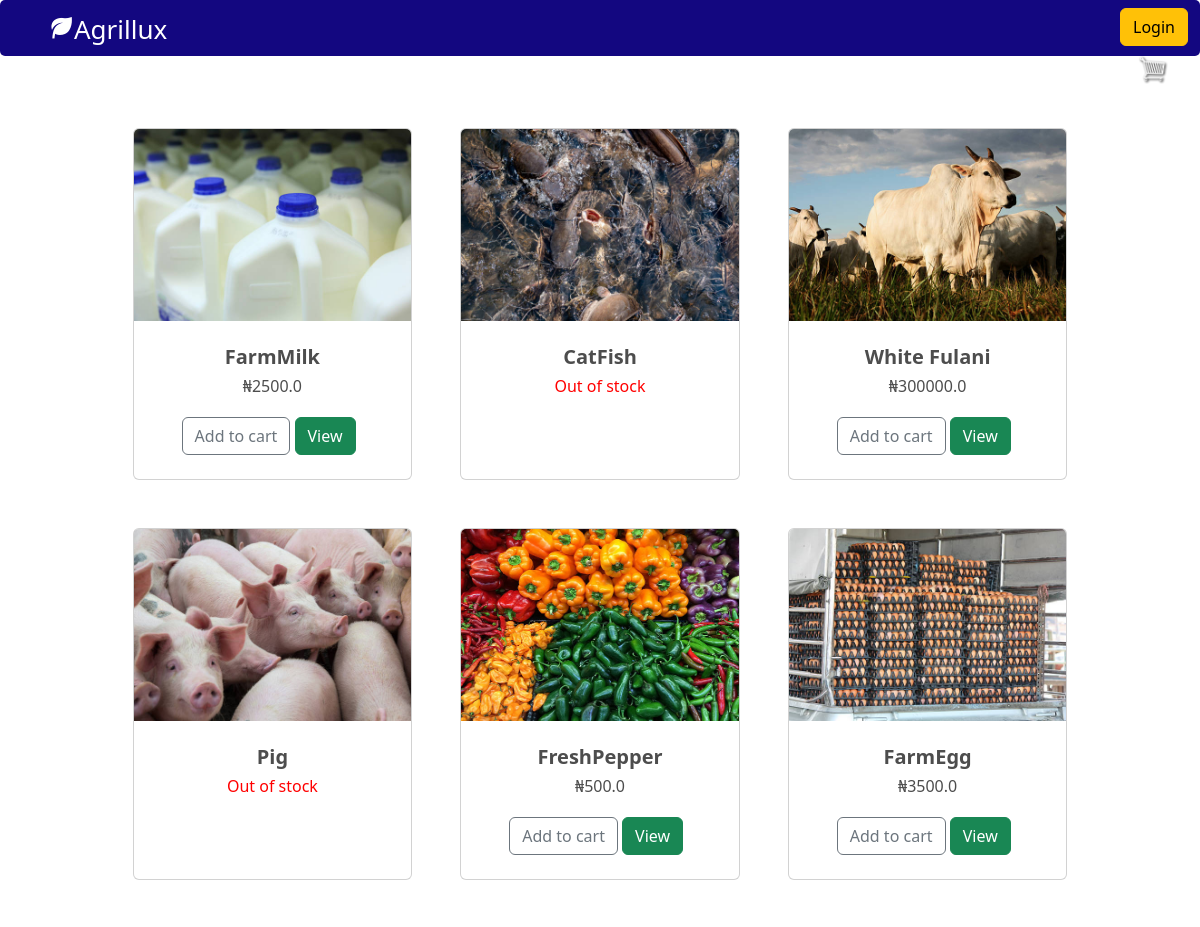
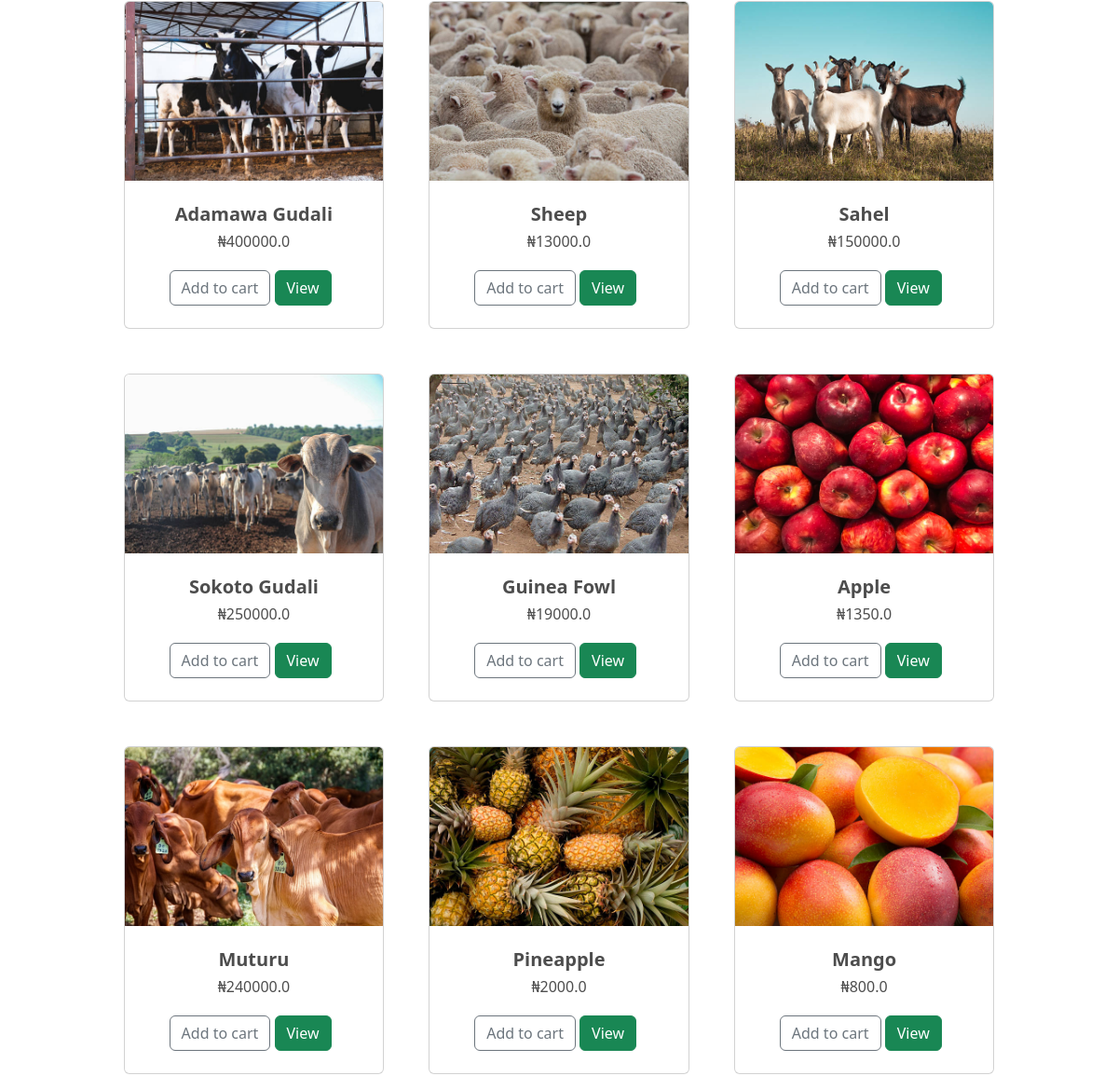
/ (upper part), run on an earlier commit of the app's database (2 pictures, top to bottom).
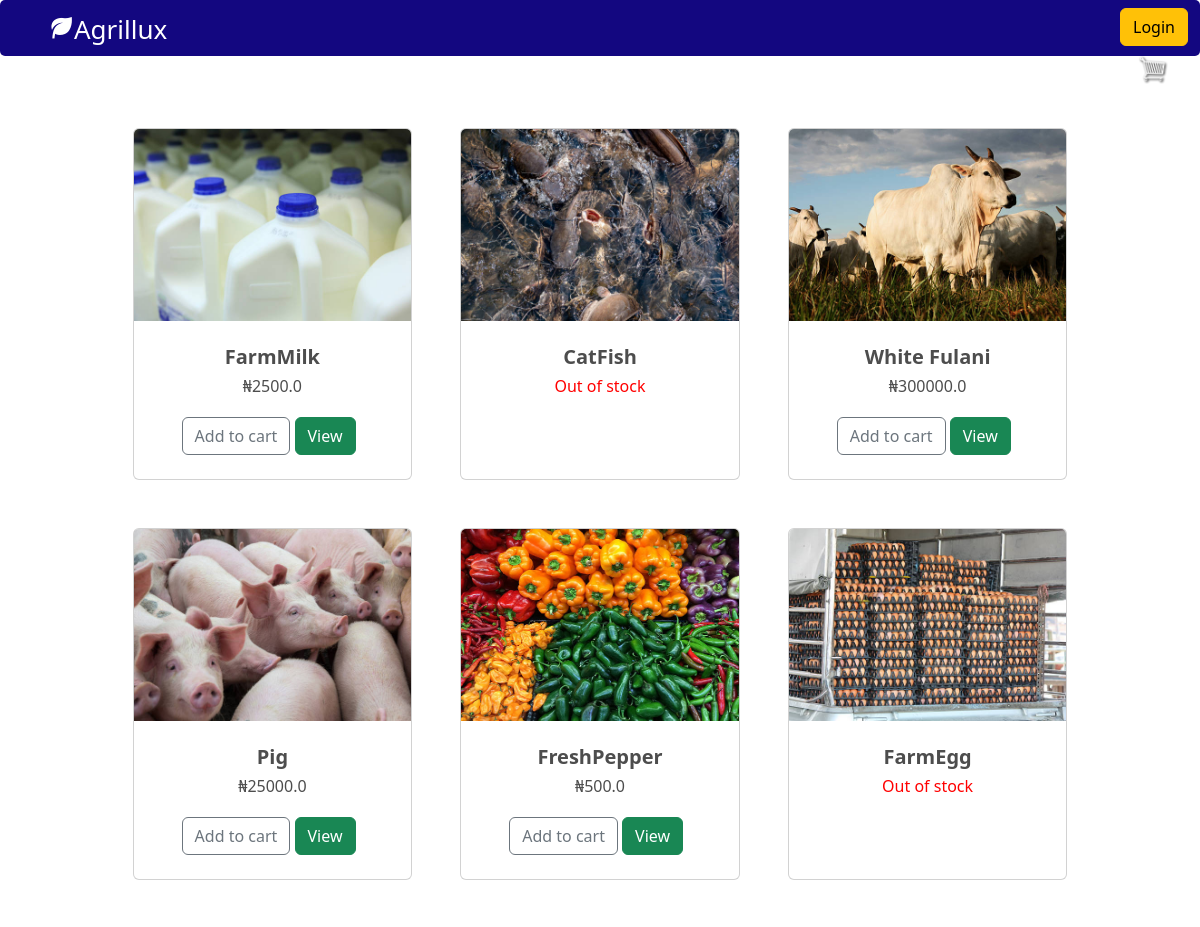
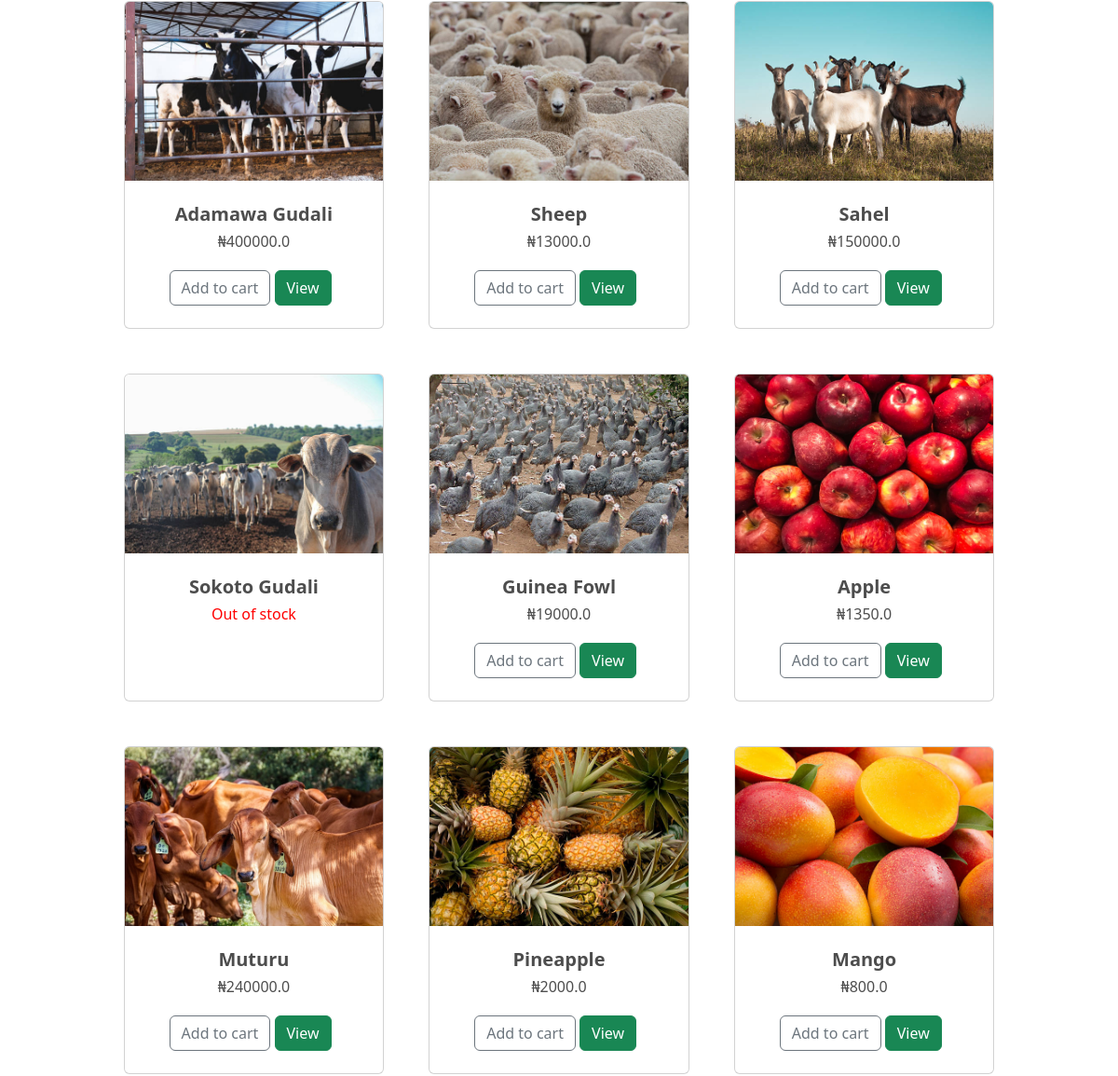
And on a later commit of the database (2 pictures, top to bottom).
### ecommerce/models.py (models this page shows, shortened)
class Product(models.Model):
    name        = models.CharField(max_length=200, null=True)
    price       = models.FloatField()
    image       = models.ImageField(upload_to = "media/")
    available   = models.CharField(max_length=200, null=False)
    discount    = models.BooleanField(default=False)
    @property
    def ImageURL(self):
        try:
            url = self.image.url
        except:
            url = ''
        return url
    @property
    def get_price(self):
        price = self.price
        return price

### ecommerce/views.py (the view)
# urls.py: path('', views.livestock, name='livestock-market'),
def livestock(request):
    data = CartData(request)
    cartItems = data['cartItems']
    product = Product.objects.all()
    context = {
        'cartItems':cartItems,
        'product':product,
    }
    return render(request, 'squad/livestock.html', context)

### ecommerce/utils.py (called while the page is built, shortened)
def CookieCart(request):
    try:
        cart = json.loads(request.COOKIES['cart'])
    except:
        cart = {}
    print('Cart:', cart)
    items = []
    order = {'get_cart_total':0, 'get_cart_item':0}
    cartItems = order['get_cart_item']
    return{'cartItems':cartItems, 'order':order, 'items':items}

def CartData(request):
    if request.user.is_authenticated:
        customer = request.user
        order, created = Order.objects.get_or_create(customer=customer, completed=False)
        items = order.orderitem_set.all()
        cartItems = order.get_cart_item
    else:
        CookieData = CookieCart(request)
        cartItems = CookieData['cartItems']
        order = CookieData['order']
        items = CookieData['items']
    return{'cartItems':cartItems, 'order':order, 'items':items}

### template/squad/livestock.html (shortened to what this page needs)
{% extends 'squad/main.html' %}
{% load  static %}
{% block content %}
<link href='https://unpkg.com/boxicons@2.1.4/css/boxicons.min.css' rel='stylesheet'>
<link href="https://cdn.jsdelivr.net/npm/bootstrap@5.2.2/dist/css/bootstrap.min.css" rel="stylesheet">
         <section style="margin-top:-3rem;"class="py-5">
            <div class="container px-4 px-lg-5 mt-5">
                <div class="row gx-4 gx-lg-5 row-cols-2 row-cols-md-3 row-cols-xl-4 justify-content-center">
                    {% for item in product %}
                    <div style="width:30%; height:22rem;"class="col mb-5">
                        <div class="card h-100">
                            <img style="height:12rem;"class="card-img-top" src="{{item.ImageURL}}" alt="..." />
                            <div class="card-body p-4">
                                <div class="text-center">
                                    <h5 class="fw-bolder">{{item.name}}</h5>
                                    {% if item.available <= '0' %}
                                    <h6 style = "color:red; font-weight:500;">Out of stock</h6>
                                    {% elif user.is_authenticated %}
                                    <h6>&#8358;{{item.get_discount_price}}</h6>
                                    {% else %}
                                    <h6>&#8358;{{item.get_price}}</h6>
                                    {% endif %}
                                </div>
                            </div>
                            {% if item.available <= '0'  %}
                            {% comment %} <div style="margin-top:-2rem; margin-left:1.5rem;"class="card-footer p-4 pt-0 border-top-0 bg-transparent">
                                <button data-product='{{item.id}}' data-action="add" class="btn btn-outline-secondary add-btn update-cart">Add to cart</button>
                                <a href="{% url 'view-item' item.id %}" class="btn btn-success">View</a>
                            </div> {% endcomment %}
                            {% else %}
                            <div style="margin-top:-2rem; margin-left:1.5rem;"class="card-footer p-4 pt-0 border-top-0 bg-transparent">
                                <button data-product='{{item.id}}' data-action="add" class="btn btn-outline-secondary add-btn update-cart">Add to cart</button>
                                <a href="{% url 'view-item' item.id %}" class="btn btn-success">View</a>
                            </div>
                            {% endif %}
                        </div>
                    </div>
                    {% empty %}
                    <h1>Store is empty </h1>
                    {% endfor %}
                    </div>
                </div>
        </section>
{% endblock content %}

### template/squad/main.html (shortened to what this page needs)
{% load static %}
<!DOCTYPE html>
<html lang="en">
<head>
    <link rel="stylesheet" href="{% static 'css/main.css' %}">
    <link href="https://cdn.jsdelivr.net/npm/bootstrap@5.2.2/dist/css/bootstrap.min.css" rel="stylesheet">
    <link href='https://unpkg.com/boxicons@2.1.4/css/boxicons.min.css' rel='stylesheet'>
</head>
<body>
    <div class="container-fluid fixed-top px-0 wow fadeIn" data-wow-delay="0.1s">
        <nav class="navbar navbar-expand-lg  py-lg-0 px-lg-5 wow fadeIn" data-wow-delay="0.1s">
                <h1><a style="color:#fff; text-decoration:none; font-size:26px" href="{% url 'livestock-market' %}"><i class='bx bxs-leaf'></i>Agrillux</strong></a></h1>
          {% if user.is_authenticated %}
          <div style=" position:fixed; left:70rem; top:0.5rem;">
          <a href="{% url 'comment' %}" style="width:45px; height:35px; border-radius:20px;" class="btn btn-warning"><i class='bx bx-message-rounded'></i></a>
          </d>
          <a href="{% url 'logout-User' %}"class="btn btn-warning">Logout</a>
          <a href="{% url 'cart' %}">
            <img  id="cart-icon" src="{% static 'img/cart1.png' %}">
          </a>
          <p style="margin-left:4rem;" id="cart-total">{{cartItems}}</p>
         </div>
          {% else %}
          <div style=" position:fixed; left:70rem; top:0.5rem;">
          <a href="{% url 'login' %}"class="btn btn-warning">Login</a>
          <a href="{% url 'cart' %}">
            <img  id="cart-icon" src="{% static 'img/cart1.png' %}">
          </a>
         </div>
          {% endif %}
        </nav>
    </div>
    <div style="height:5rem;"></div>
{% block content %}
{%  endblock content %}
</body>
</html>

### static/css/main.css (style rules this page uses)
body { background-color: hsl(0, 0%, 98%); }
h1,h2,h3,h4,h5,h6 { color:hsl(0, 0%, 30%); }
.navbar { background-color: #130780; border-radius: 5px; position: fixed; }
#cart-icon { width:30px; margin-top: 0.5rem; display: inline-block; margin-left: 18px; }
.row { margin-top: 10px; }

What changed in the data, as far as the page shows it:
changed Product "Pig": get_price (not shown) → "25000.0"; available "Out of stock" → "₦ Add to cart View"
changed Product "FarmEgg": get_price "3500.0" → (not shown); available "₦ Add to cart View" → "Out of stock"
changed Product "Sokoto Gudali": get_price "250000.0" → (not shown); available "₦ Add to cart View" → "Out of stock"
